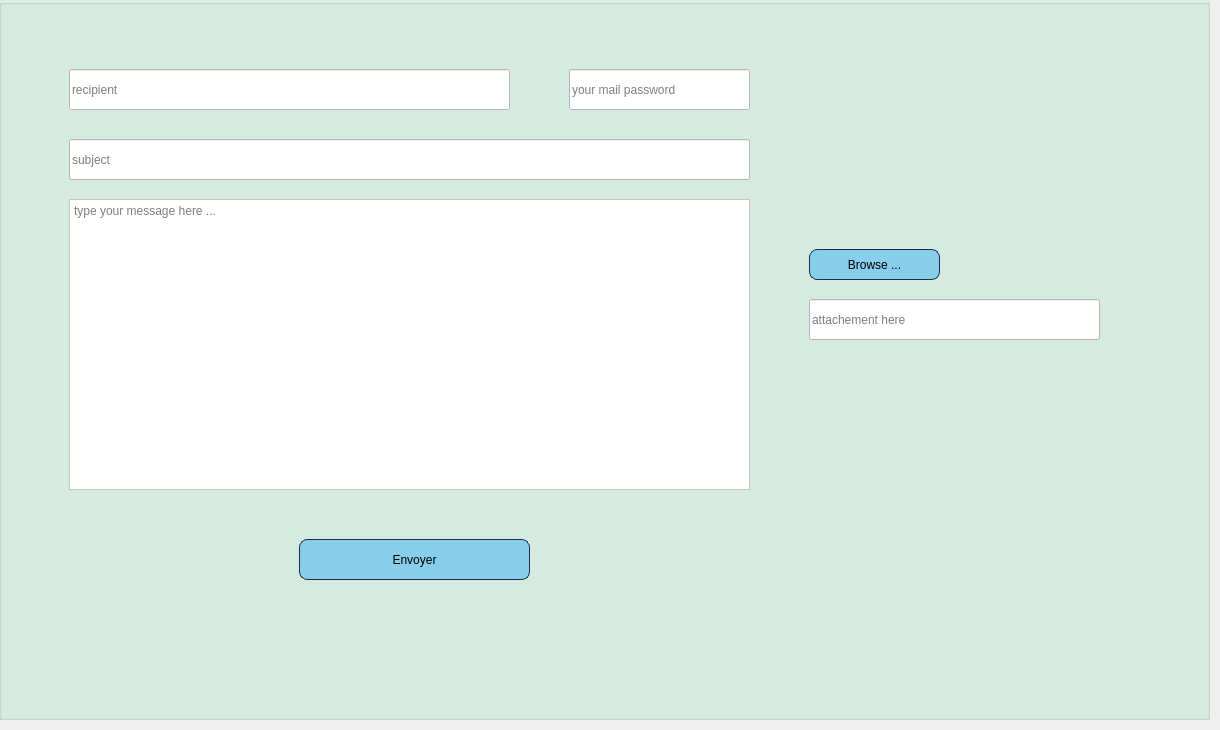
      <widget class="QWidget" name="tab_5">
       <attribute name="title">
        <string>Mailling</string>
       </attribute>
       <widget class="QGroupBox" name="groupBox_7">
        <property name="geometry">
         <rect>
          <x>-1</x>
          <y>-1</y>
          <width>1211</width>
          <height>721</height>
         </rect>
        </property>
        <property name="styleSheet">
         <string notr="true">background-color: rgb(218, 237, 226);</string>
        </property>
        <property name="title">
         <string/>
        </property>
        <widget class="QLineEdit" name="rcpt">
         <property name="geometry">
          <rect>
           <x>70</x>
           <y>70</y>
           <width>441</width>
           <height>41</height>
          </rect>
         </property>
         <property name="styleSheet">
          <string notr="true">background-color: rgb(255, 255, 255);</string>
         </property>
         <property name="placeholderText">
          <string>recipient</string>
         </property>
        </widget>
        <widget class="QLineEdit" name="subject">
         <property name="geometry">
          <rect>
           <x>70</x>
           <y>140</y>
           <width>681</width>
           <height>41</height>
          </rect>
         </property>
         <property name="styleSheet">
          <string notr="true">background-color: rgb(255, 255, 255);</string>
         </property>
         <property name="placeholderText">
          <string>subject</string>
         </property>
        </widget>
        <widget class="QTextEdit" name="msg">
         <property name="geometry">
          <rect>
           <x>70</x>
           <y>200</y>
           <width>681</width>
           <height>291</height>
          </rect>
         </property>
         <property name="styleSheet">
          <string notr="true">background-color: rgb(255, 255, 255);</string>
         </property>
         <property name="placeholderText">
          <string>type your message here ...</string>
         </property>
        </widget>
        <widget class="QPushButton" name="sendBtn">
         <property name="geometry">
          <rect>
           <x>300</x>
           <y>540</y>
           <width>231</width>
           <height>41</height>
          </rect>
         </property>
         <property name="styleSheet">
          <string notr="true">QPushButton {

color: #778899c;
background: #87CEEB;
border: none;
border: 1px solid  #172e4e;
border-radius: 8px;

}
QPushButton:hover {
color:#ffffff;

background:#778899;
border: none;
}</string>
         </property>
         <property name="text">
          <string>Envoyer</string>
         </property>
        </widget>
        <widget class="QLineEdit" name="mail_pass">
         <property name="geometry">
          <rect>
           <x>570</x>
           <y>70</y>
           <width>181</width>
           <height>41</height>
          </rect>
         </property>
         <property name="styleSheet">
          <string notr="true">background-color: rgb(255, 255, 255);</string>
         </property>
         <property name="echoMode">
          <enum>QLineEdit::Password</enum>
         </property>
         <property name="placeholderText">
          <string>your mail password</string>
         </property>
        </widget>
        <widget class="QPushButton" name="browseBtn">
         <property name="geometry">
          <rect>
           <x>810</x>
           <y>250</y>
           <width>131</width>
           <height>31</height>
          </rect>
         </property>
         <property name="styleSheet">
          <string notr="true">QPushButton {

color: #778899c;
background: #87CEEB;
border: none;
border: 1px solid  #172e4e;
border-radius: 8px;

}
QPushButton:hover {
color:#ffffff;

background:#778899;
border: none;
}
</string>
         </property>
         <property name="text">
          <string>Browse ...</string>
         </property>
        </widget>
        <widget class="QLineEdit" name="file">
         <property name="geometry">
          <rect>
           <x>810</x>
           <y>300</y>
           <width>291</width>
           <height>41</height>
          </rect>
         </property>
         <property name="styleSheet">
          <string notr="true">background-color: rgb(255, 255, 255);</string>
         </property>
         <property name="placeholderText">
          <string>attachement here</string>
         </property>
        </widget>
       </widget>
      </widget>
